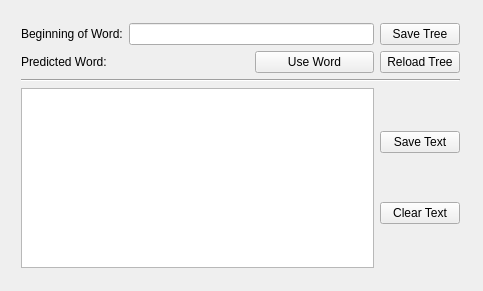
<?xml version="1.0" encoding="UTF-8"?>
<ui version="4.0">
 <class>Widget</class>
 <widget class="QWidget" name="Widget">
  <property name="geometry">
   <rect>
    <x>0</x>
    <y>0</y>
    <width>483</width>
    <height>291</height>
   </rect>
  </property>
  <property name="windowTitle">
   <string>PredictiveText</string>
  </property>
  <widget class="QWidget" name="layoutWidget">
   <property name="geometry">
    <rect>
     <x>10</x>
     <y>12</y>
     <width>461</width>
     <height>267</height>
    </rect>
   </property>
   <layout class="QVBoxLayout" name="mainLayout">
    <item>
     <layout class="QHBoxLayout" name="entryLayout">
      <item>
       <layout class="QVBoxLayout" name="labelGroup">
        <item>
         <widget class="QLabel" name="begWordLabel">
          <property name="text">
           <string>Beginning of Word:</string>
          </property>
         </widget>
        </item>
        <item>
         <widget class="QLabel" name="predWordLabel">
          <property name="text">
           <string>Predicted Word:</string>
          </property>
         </widget>
        </item>
       </layout>
      </item>
      <item>
       <layout class="QVBoxLayout" name="wordLayout">
        <item>
         <widget class="QLineEdit" name="wordEntry">
          <property name="autoFillBackground">
           <bool>false</bool>
          </property>
         </widget>
        </item>
        <item>
         <layout class="QHBoxLayout" name="predictionLayout">
          <item>
           <widget class="QLabel" name="predictedWord">
            <property name="text">
             <string/>
            </property>
           </widget>
          </item>
          <item>
           <widget class="QPushButton" name="useWordButton">
            <property name="text">
             <string>Use Word</string>
            </property>
           </widget>
          </item>
         </layout>
        </item>
       </layout>
      </item>
      <item>
       <layout class="QVBoxLayout" name="treeButtonLayout">
        <item>
         <widget class="QPushButton" name="saveTreeButton">
          <property name="text">
           <string>Save Tree</string>
          </property>
         </widget>
        </item>
        <item>
         <widget class="QPushButton" name="reloadTreeButton">
          <property name="text">
           <string>Reload Tree</string>
          </property>
         </widget>
        </item>
       </layout>
      </item>
     </layout>
    </item>
    <item>
     <widget class="Line" name="separator">
      <property name="orientation">
       <enum>Qt::Horizontal</enum>
      </property>
     </widget>
    </item>
    <item>
     <layout class="QHBoxLayout" name="textLayout">
      <item>
       <widget class="QPlainTextEdit" name="enteredText">
        <property name="textInteractionFlags">
         <set>Qt::TextSelectableByKeyboard|Qt::TextSelectableByMouse</set>
        </property>
       </widget>
      </item>
      <item>
       <layout class="QVBoxLayout" name="textButtonLayout">
        <item>
         <widget class="QPushButton" name="saveTextButton">
          <property name="sizePolicy">
           <sizepolicy hsizetype="Fixed" vsizetype="Fixed">
            <horstretch>0</horstretch>
            <verstretch>0</verstretch>
           </sizepolicy>
          </property>
          <property name="text">
           <string>Save Text</string>
          </property>
         </widget>
        </item>
        <item>
         <widget class="QPushButton" name="clearTextButton">
          <property name="text">
           <string>Clear Text</string>
          </property>
         </widget>
        </item>
       </layout>
      </item>
     </layout>
    </item>
   </layout>
  </widget>
 </widget>
 <layoutdefault spacing="6" margin="11"/>
 <resources/>
 <connections/>
</ui>
